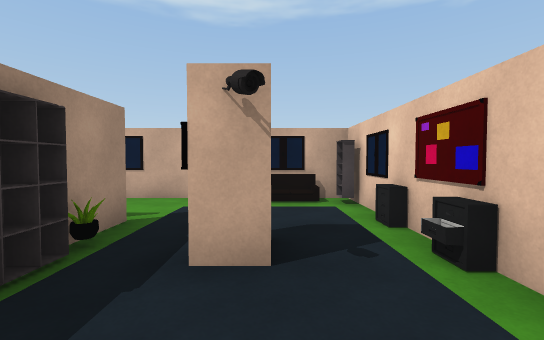
View 1 (above)

24 first-person views from a walk through a 3-D level made in the Unity game engine. The camera is 1.3 m above the floor, tilts 2° down and sees 90° across. The floor is counted in squares, 1.43 m on a side. Each view is taken from the middle of a square. On the plan, view 1 faces up. The plan holds only what a view shows up to about 11 squares ahead; the rest is blank. The player is left out. Some animated figures are not drawn. Door leaves are left out, so doorways stand open. Surface patterns are stand-ins for the level's own textures.

View 2
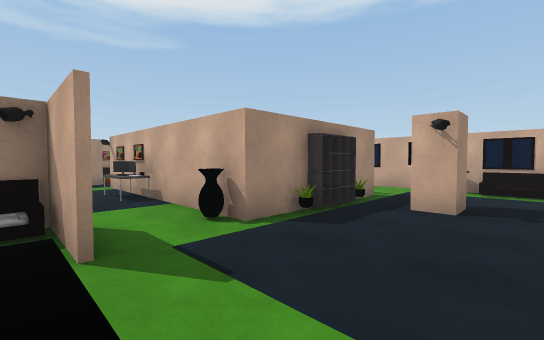

View 3
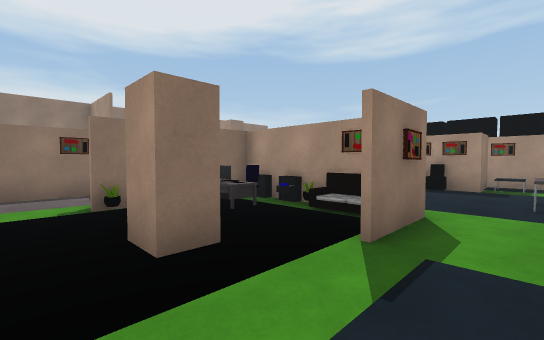

View 4
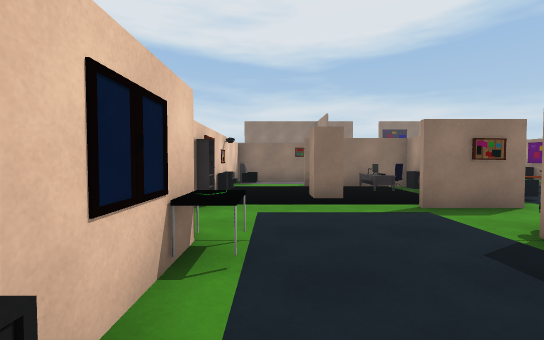

View 5
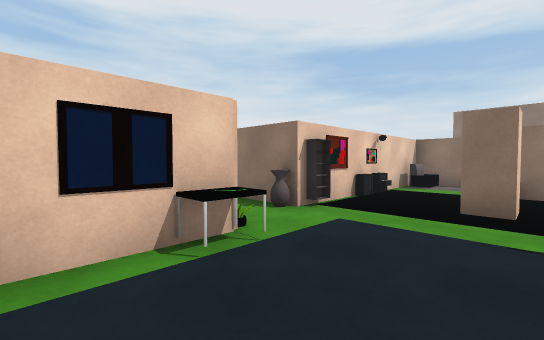

View 6
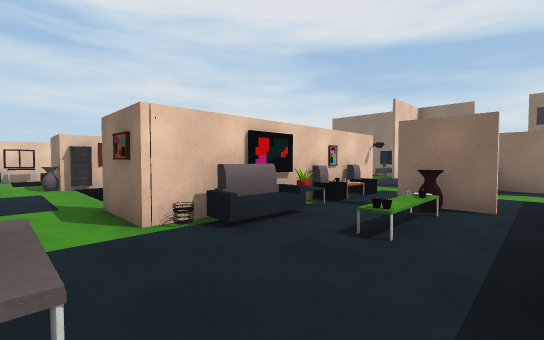

View 7
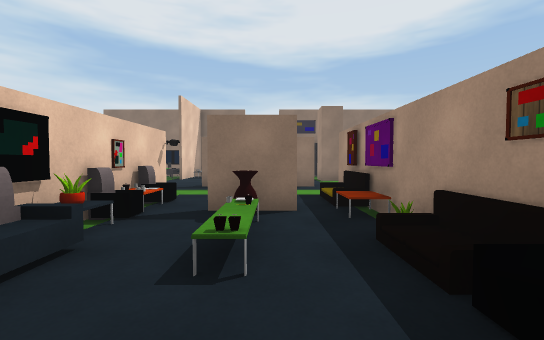

View 8
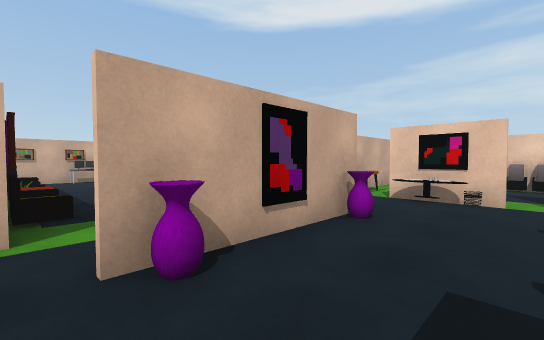

View 9
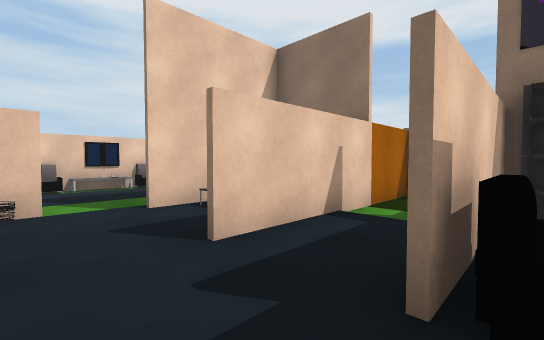

View 10
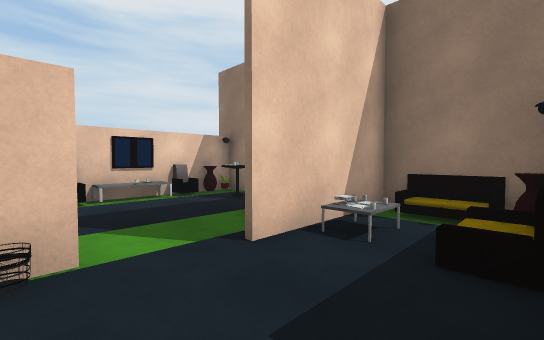

View 11
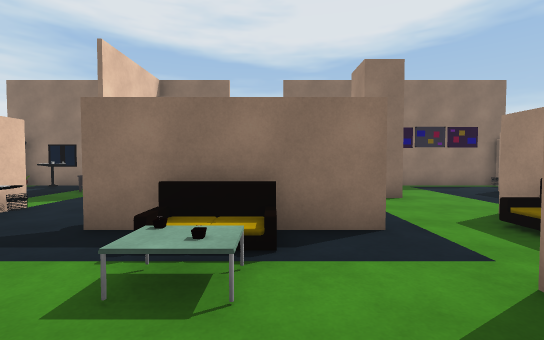

View 12
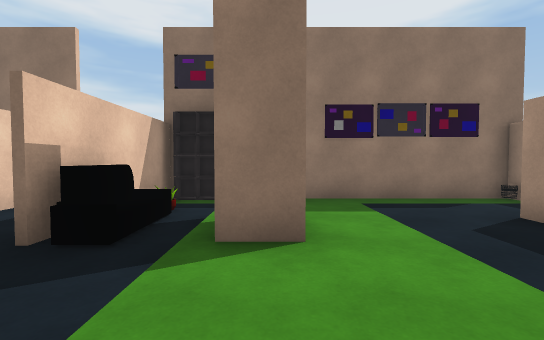

View 13
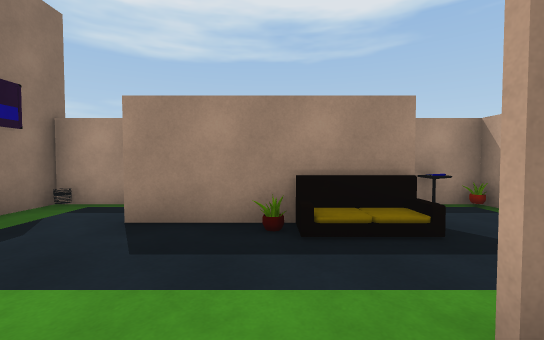

View 14
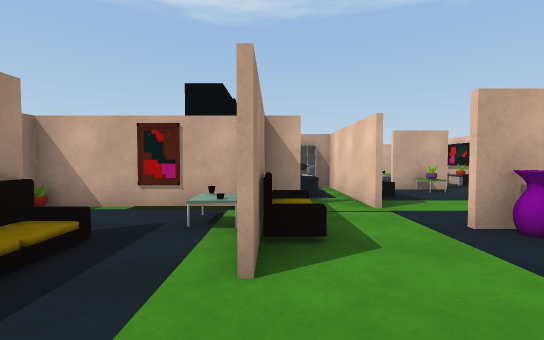

View 15
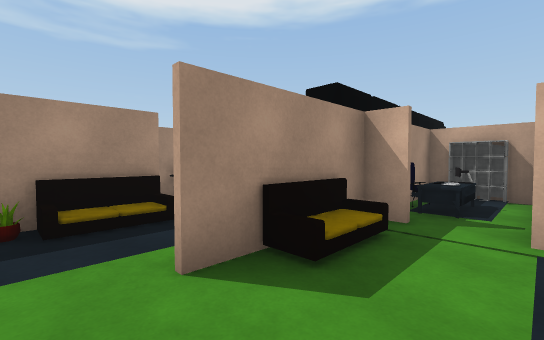

View 16
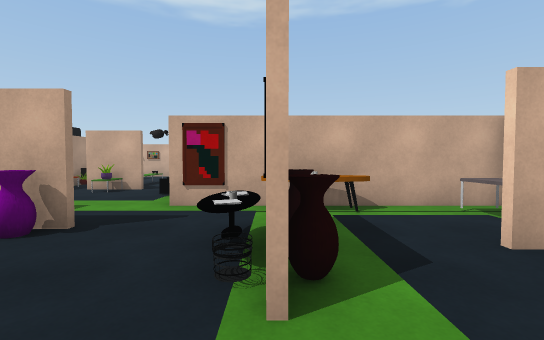

View 17
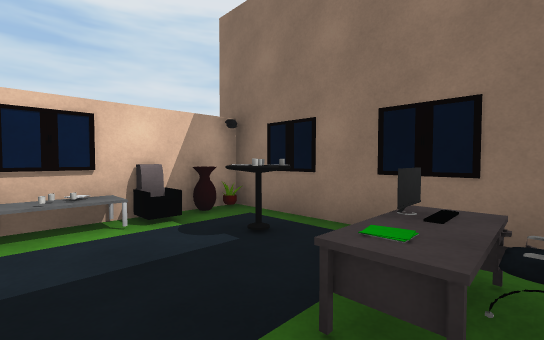

View 18
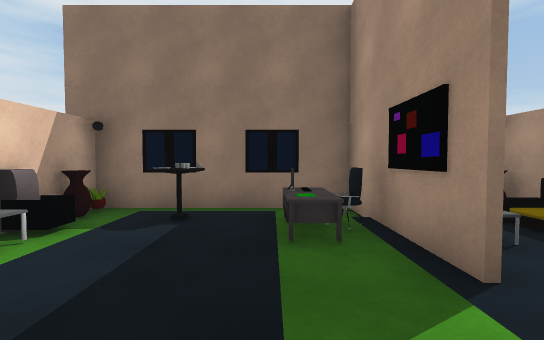

View 19
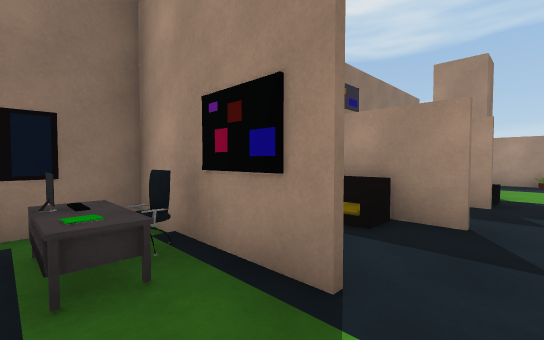

View 20
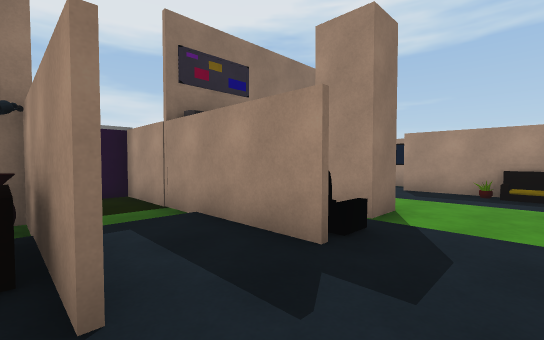

View 21
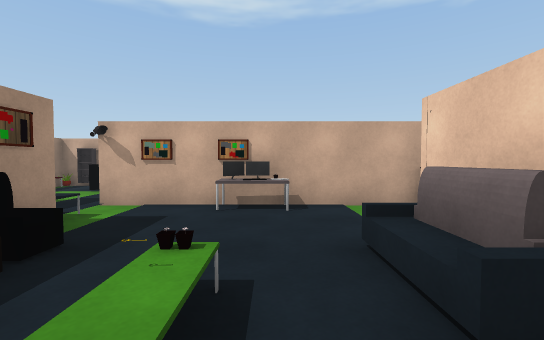

View 22
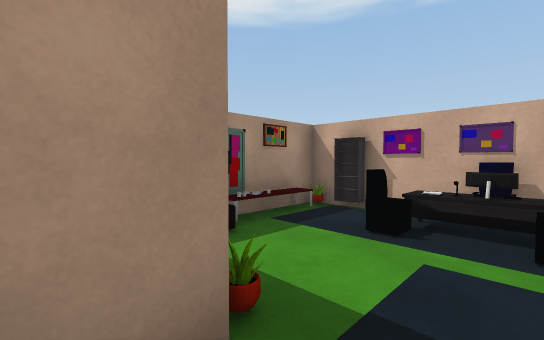

View 23
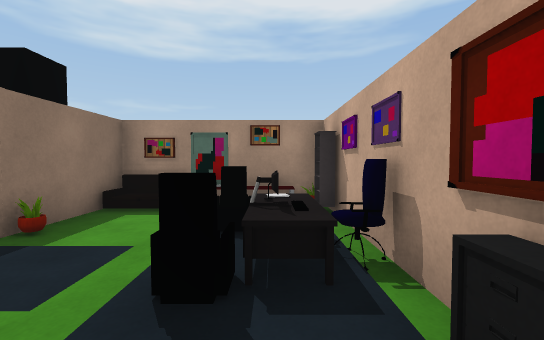

View 24
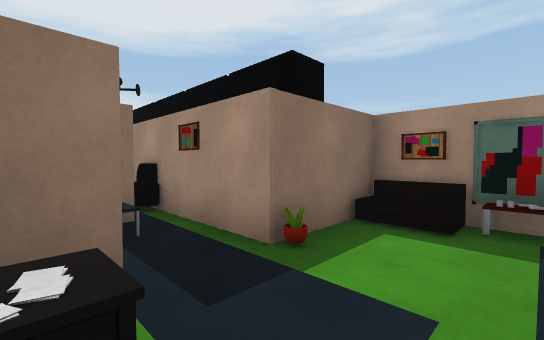

### Floor plan
Points are (right, up) in squares from view 1. A wall is a line through its corners. A room is listed if a view was taken in it or the views show most of it. See-through windows are left out.
Room 1 (views 1, 2, 3, 4, 5, 6, 7, 8, 9, 10, 11, 12, 13, 14, 15, 16, 17, 18, 19, 20, 21, 22, 23, 24)
walls: (-5.8, -7) (-6.6, -7); (-3.5, -6.9) (-0.1, -6.9); (-6.6, -6.9) (-5.8, -6.9); (-9, -5.4) (-9, -6.5); (-9.1, -6.6) (-9.1, -6) (-11.1, -6) (-11.1, -7.5); (-2.6, -2.4) (-2, -2.4); (-0.7, -4.4) (-0.7, -3.5) (0, -3.5) (0, -4.4); (-9, -8.4) (-9, -9.9); (-1.9, -2.5) (-3.5, -2.5); (-9.1, -10) (-9.1, -8.6); (-6.5, -11.7) (-7.6, -11.7); (-7.6, -11.5) (-6.5, -11.5); (-10.5, -2.4) (-8.9, -2.4); (0.5, -9.6) (1.5, -9.6); (-2.3, 0.5) (-2.3, -0.3) (-3.6, -0.3); (1.5, -9.7) (0.4, -9.7); (-11.6, -9.7) (-15.6, -9.7) (-15.6, -11.4); (2.6, -8.4) (2.6, -7.4); (-11.1, -11.5) (-11.1, -13); (-11.1, -0.4) (-11.1, -4.4); (-5.3, -14.6) (-5.3, -18.5) (2.6, -18.5) (2.6, -13.5); (-2.6, -14.9) (-2.6, -18.5); (1.9, 0.5) (1.9, 5.4); (0, 3.1) (0, 2.3) (-0.8, 2.3); (-10.4, -15) (-9.4, -15) (-9.4, -15.9); (-2.3, 4.4) (-2.3, 3.4); (-7.4, -16.6) (-7.4, -18.5); (-13.8, 0.6) (-13.8, -0.2) (-12.4, -0.2); (-5.4, -18.5) (-5.4, -14.6); (-2.7, -18.6) (-2.7, -14.9); (-7.9, -18.5) (-7.6, -18.5) (-7.6, -14.6); (-13.8, -15.4) (-13.8, -16.1); (-2.1, 6.9) (-3.8, 6.9); (-13.8, 4.1) (-13.8, 2.4); (1.8, 6.9) (-0.6, 6.9); (-15.6, -16.6) (-15.6, -18.5) (-10.8, -18.5)
ways out: opening at (-6, -18)
objects: table (-15, -11); other object (-15, -10); sofa (-14, -13); other object (-14, -11); table (-14, 1); other object (-14, 2); other object (-13, -14); other object (-13, -10); sofa (-13, 1); other object (-13, 3); bookshelf (-13, 4); table (-12, -11); server (-12, -8); server (-12, -6); server (-12, -5); server (-12, -1); armchair (-12, 3); table (-12, 4); sofa (-11, -11); chair (-11, -8); other object (-11, 0); table (-11, 4); bookshelf (-10, -6); other object (-10, 3); chair (-10, 4); bookshelf (-9, -18) to (-8, -18); sofa (-9, -8); table (-9, -7); other object (-9, -5); table (-9, -4); armchair (-9, -3); table (-9, -1); table (-9, 4); other object (-8, -17); armchair (-8, -16) to (-8, -15); vase (-8, -12); table (-8, 0); table (-7, -10); other object (-7, -7); vase (-7, -6); table (-7, -1) to (-6, -1); table (-7, 0); other object (-6, -12); sofa (-6, -11); vase (-5, -18); sofa (-5, -16); vase (-5, -12); other object (-5, -7); armchair (-5, -6); other object (-5, -1); sofa (-4, -18); armchair (-4, -8); other object (-4, -7); other object (-4, -6); other object (-4, -5); armchair (-4, -4); other object (-4, -3); sofa (-4, -2); other object (-3, -10); chair (-3, -6); table (-3, -2); other object (-3, -1); chair (-2, -17); desk (-2, -16); vase (-2, -13); table (-2, -12); table (-2, -11); desk (-2, -5); other object (-2, 1); bookshelf (-2, 2); other object (-2, 3); other object (-1, -12); table (-1, -10); other object (0, -17); table (0, -16); table (0, -10); sofa (0, 7); other object (1, -18); armchair (1, -14); armchair (2, -18); vase (2, -17); table (2, -16) to (2, -15); armchair (2, -13); table (2, -10); armchair (2, -9) to (2, -8); other object (2, -4); bookshelf (2, -3); other object (2, -1); table (2, 0); bookshelf (2, 6); other object (3, -6); table (3, -4); vase (3, -2)

Positions as (right, up) in squares from view 1, and headings:
1: (0, 0), facing up
2: (1, -3), facing up-left
3: (1, -1), facing down-left
4: (1, 3), facing down
5: (-1, 2), facing down-right
6: (-8, -1), facing down-right
7: (-7, -2), facing down
8: (-9, -14), facing up-right
9: (-8, -13), facing down-right
10: (-5, -13), facing down-right
11: (-7, -8), facing down
12: (-10, -12), facing down
13: (-10, -14), facing left
14: (-11, -15), facing up
15: (-9, -14), facing up-left
16: (-2, -15), facing up
17: (-2, -15), facing down-right
18: (-1, -13), facing down
19: (-1, -14), facing down-left
20: (-5, -13), facing down-left
21: (-6, -6), facing up
22: (-10, -1), facing up-left
23: (-8, 3), facing left
24: (-9, 2), facing down-left
